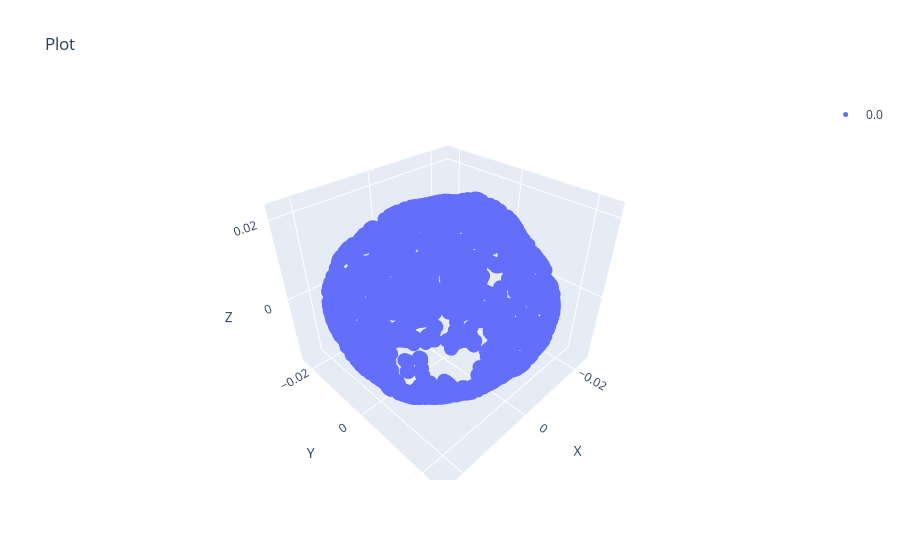

Notebook code cell kept with this figure:
### Code cell
points = data_dict_raw['X']
data_dict0 = convert_data(points)
scatter(data_dict0['phate'], s=5)

### Figure 1 — Plotly figure (JSON) as saved in the notebook; plotly's stock layout.template omitted (floating-point values rounded to 4 significant figures; data arrays with more than 128 entries replaced by an {"elided": "..."} marker saying what was removed)
{"data": [{"marker": {"color": 0, "colorscale": [[0, "#440154"], [0.1111, "#482878"], [0.2222, "#3e4989"], [0.3333, "#31688e"], [0.4444, "#26828e"], [0.5556, "#1f9e89"], [0.6667, "#35b779"], [0.7778, "#6ece58"], [0.8889, "#b5de2b"], [1, "#fde725"]], "opacity": 1, "size": 5}, "mode": "markers", "name": "0.0", "type": "scatter3d", "x": {"elided": "3065 float values"}, "y": {"elided": "3065 float values"}, "z": {"elided": "3065 float values"}}], "layout": {"scene": {"xaxis": {"title": {"text": "X"}}, "yaxis": {"title": {"text": "Y"}}, "zaxis": {"title": {"text": "Z"}}}, "showlegend": true, "title": {"text": "Plot"}}}
